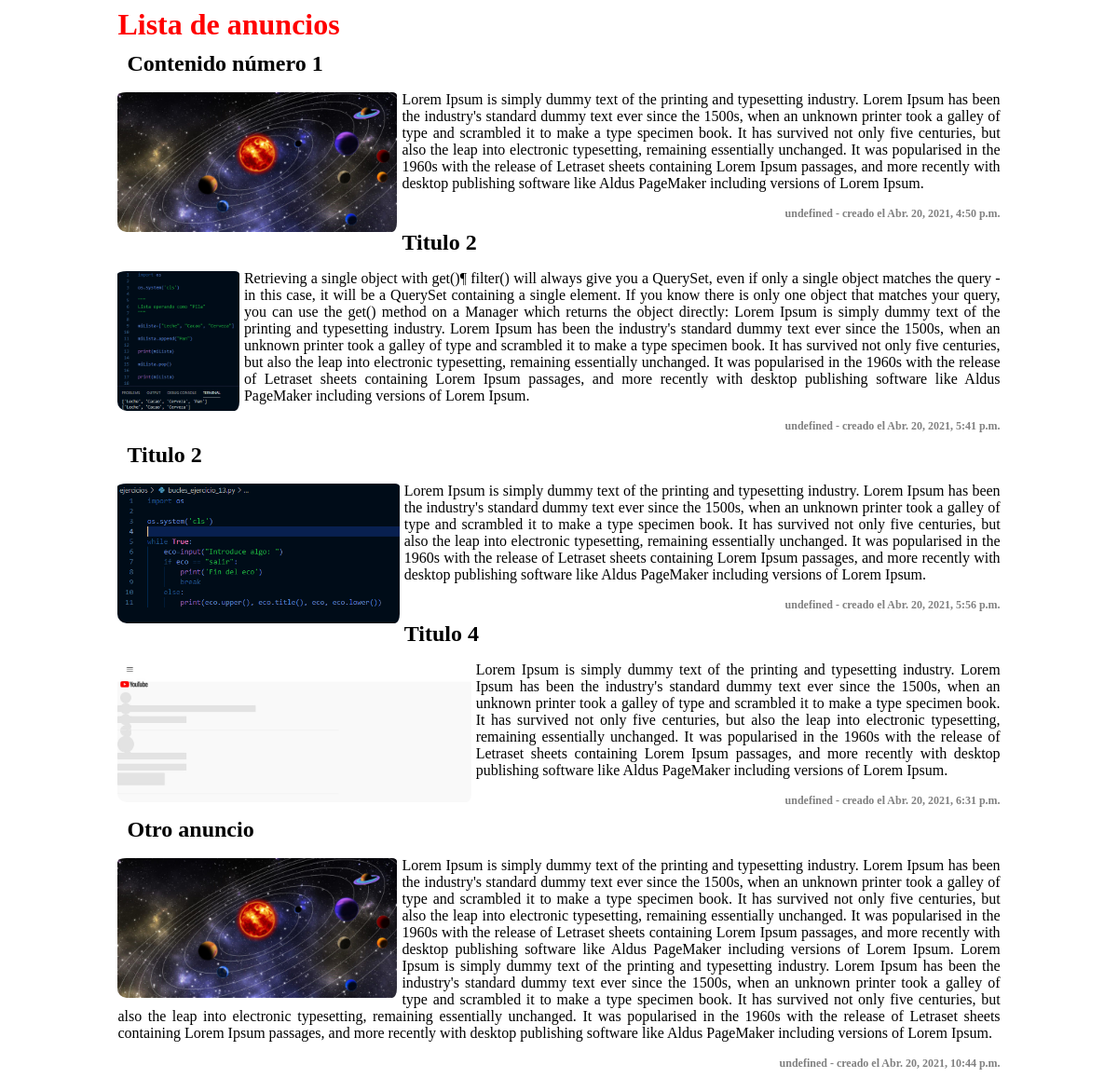
/anuncios/, run on the app's committed database.
### anuncios/models.py (models this page shows)
class Anuncio(models.Model):
    STATUS_CHOICES = (
        ('borrador','Borrador'),
        ('publicado','Publicado'),
    )
    title = models.CharField(max_length=150,verbose_name="Título")
    content = models.TextField(verbose_name="Contenido",help_text="Enter field documentation")
    author = models.CharField(max_length=150,null=False,default='undefined',verbose_name="Autor de la publicacion")
    image = models.ImageField(null=True,upload_to='images',verbose_name="Imagen")
    created = models.DateTimeField(auto_now_add=True,verbose_name="Creado")
    updated = models.DateTimeField(auto_now=True,verbose_name="Última actualización")
    state = models.CharField(max_length=10,
                                choices=STATUS_CHOICES,
                                default='borrador',
                                verbose_name="Estado",
                            )

### anuncios/views.py (the view)
# urls.py: path('anuncios/',views.mostrarAnuncios,name='anuncios'),
def mostrarAnuncios(request):
    anuncios = Anuncio.objects.filter(state="publicado")
    return render(request,'anuncios.html',{'anuncios':anuncios})

### anuncios/templates/anuncios.html (shortened to what this page needs)
<!DOCTYPE html>
<html>
<head>
</head>
<body>
  <div id="content">
      <h1>Lista de anuncios</h1>
      {% for anuncio in anuncios %}
        <h2>
            {{ anuncio.title }}
        </h2>
         <img src="{{ anuncio.image.url }}" height="200" alt="{{anuncio.title}}">
         <p>{{ anuncio.content }}</p>
        <strong>{{anuncio.author}} - creado el {{anuncio.created}}</strong>
      {% endfor %}
  </div>
</body>
</html>

### anuncios/templates/anuncios.html (style rules this page uses)
#content { width: 80%; margin:0 auto; }
#content h2 { margin:10px; }
#content h1 { display:inline; margin: 0 auto; color: red; }
#content img { display:block; float:left; height:150px; padding:7px 5px 0px 0px; border-radius:10px; }
#content p { text-align: justify; justify-content: space-between; }
#content strong { display:block; margin-top:1px; text-align: right; font-size:12px; color:gray; }

### data on the page
Anuncio: title "Contenido número 1", image (picture), content "Lorem Ipsum is simply dummy text of the printing and typesetting industry. Lorem Ipsum has been the industry's standard dummy text ever since the 1500s, when an unknown printer took a galley of type and scrambled it to make a type specimen book. It has survived not only five centuries, but also the leap into electronic typesetting, remaining essentially unchanged. It was popularised in the 1960s with the release of Letraset sheets containing Lorem Ipsum passages, and more recently with desktop publishing software like Aldus PageMaker including versions of Lorem Ipsum.", author "undefined", created "Abr. 20, 2021, 4:50 p.m."
Anuncio: title "Titulo 2", image (picture), content "Retrieving a single object with get()¶ filter() will always give you a QuerySet, even if only a single object matches the query - in this case, it will be a QuerySet containing a single element. If you know there is only one object that matches your query, you can use the get() method on a Manager which returns the object directly: Lorem Ipsum is simply dummy text of the printing and typesetting industry. Lorem Ipsum has been the industry's standard dummy text ever since the 1500s, when an unknown printer took a galley of type and scrambled it to make a type specimen book. It has survived not only five centuries, but also the leap into electronic typesetting, remaining essentially…", author "undefined", created "Abr. 20, 2021, 5:41 p.m."
Anuncio: title "Titulo 2", image (picture), content "Lorem Ipsum is simply dummy text of the printing and typesetting industry. Lorem Ipsum has been the industry's standard dummy text ever since the 1500s, when an unknown printer took a galley of type and scrambled it to make a type specimen book. It has survived not only five centuries, but also the leap into electronic typesetting, remaining essentially unchanged. It was popularised in the 1960s with the release of Letraset sheets containing Lorem Ipsum passages, and more recently with desktop publishing software like Aldus PageMaker including versions of Lorem Ipsum.", author "undefined", created "Abr. 20, 2021, 5:56 p.m."
Anuncio: title "Titulo 4", image (picture), content "Lorem Ipsum is simply dummy text of the printing and typesetting industry. Lorem Ipsum has been the industry's standard dummy text ever since the 1500s, when an unknown printer took a galley of type and scrambled it to make a type specimen book. It has survived not only five centuries, but also the leap into electronic typesetting, remaining essentially unchanged. It was popularised in the 1960s with the release of Letraset sheets containing Lorem Ipsum passages, and more recently with desktop publishing software like Aldus PageMaker including versions of Lorem Ipsum.", author "undefined", created "Abr. 20, 2021, 6:31 p.m."
Anuncio: title "Otro anuncio", image (picture), content "Lorem Ipsum is simply dummy text of the printing and typesetting industry. Lorem Ipsum has been the industry's standard dummy text ever since the 1500s, when an unknown printer took a galley of type and scrambled it to make a type specimen book. It has survived not only five centuries, but also the leap into electronic typesetting, remaining essentially unchanged. It was popularised in the 1960s with the release of Letraset sheets containing Lorem Ipsum passages, and more recently with desktop publishing software like Aldus PageMaker including versions of Lorem Ipsum. Lorem Ipsum is simply dummy text of the printing and typesetting industry. Lorem Ipsum has been the industry's standard…", author "undefined", created "Abr. 20, 2021, 10:44 p.m."
